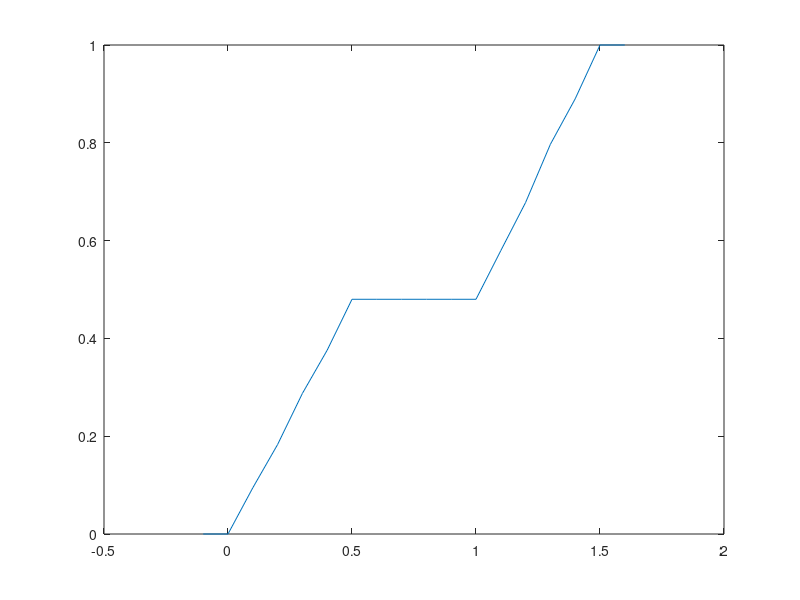

Write the MATLAB code that produced this figure.
U=unifrnd(0,1,2000,1);for i=1:2000,if(U(i)>0)&&(U(i)<0.5),Z(i)=U(i);elseif U(i)==0.5,Z(i)=0.5,elseif(U(i)>0.5)&&(U(i)<1),Z(i)=U(i)+0.5;endifendforx=-0.1:0.1:1.6plot(x,empirical_cdf(x,Z))